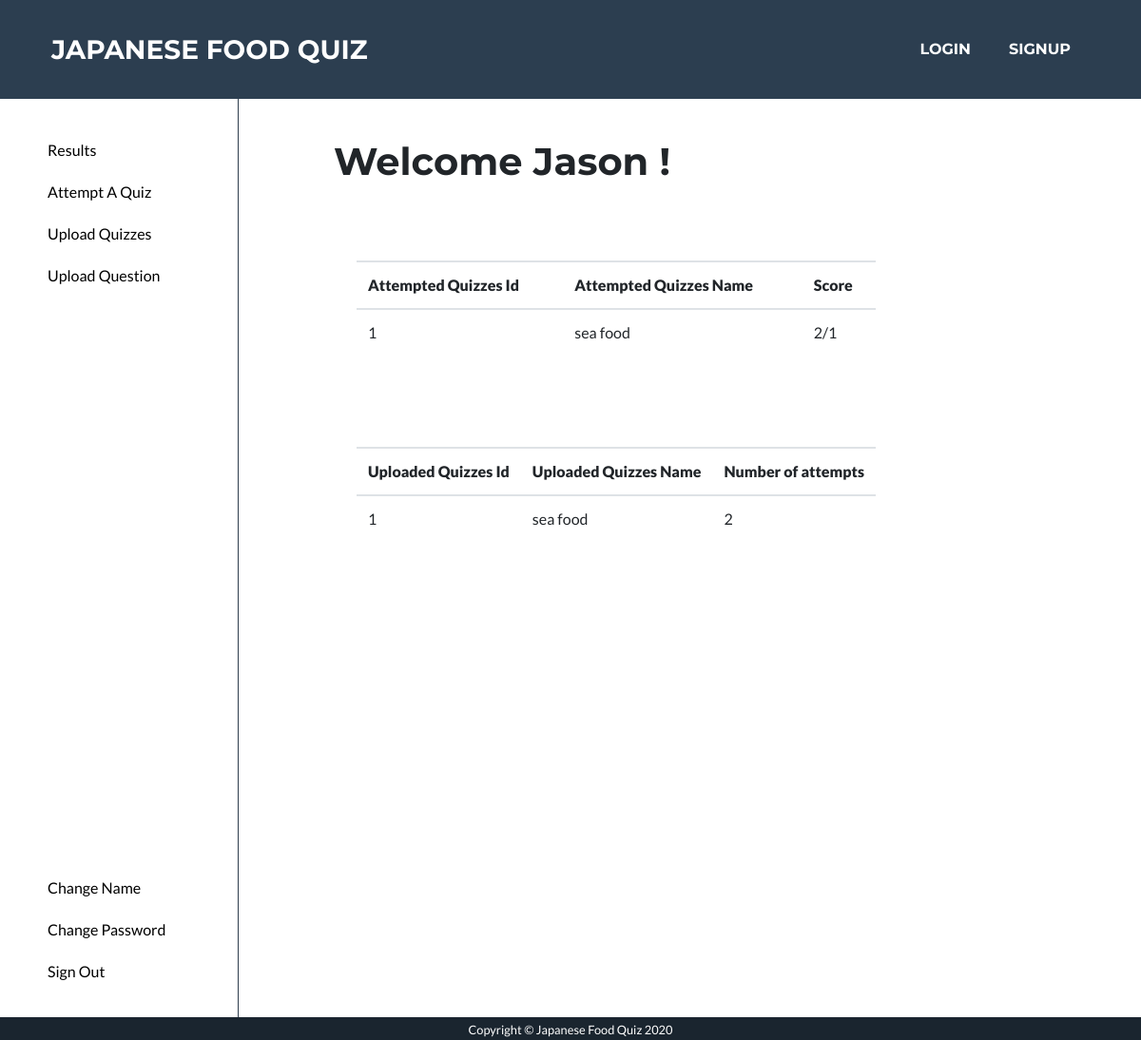
The page /user_page (signed in) on the database as committed earlier.
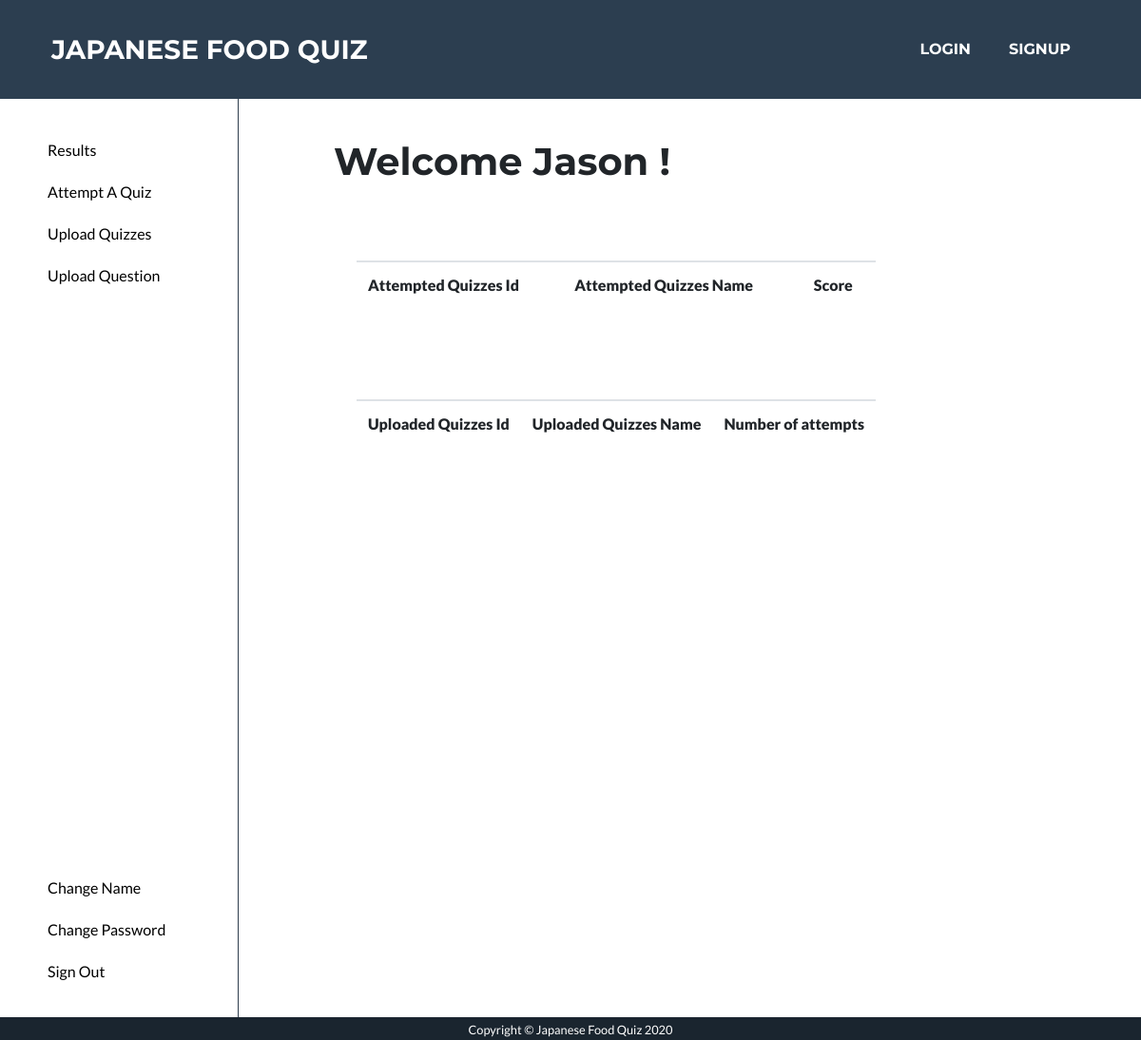
The same page on the database as committed later.
### app/models.py (models this page shows, shortened)
class QuizSet(db.Model):
    __table_args__ = {'extend_existing': True}
    quizSetID = db.Column(db.Integer, primary_key=True)
    name = db.Column(db.String(100))
    description = db.Column(db.String(100))
    picture = db.Column(db.String(100))
    userID = db.Column(db.String)
    status = db.Column(db.String(100))

### app/routes.py (the view)
@app.route('/user_page')
@login_required
def user_page():
    user = current_user
    answers = Answer.query.filter_by(userID=int(user.id)).all()
    show_answers = []
    if answers and len(answers) > 0:
        for answer in answers:
            records= answer.correctNumber.split(",")
            quiz_set = QuizSet.query.filter_by(quizSetID=answer.quizSetID).first()
            if quiz_set:
                score = str(len(records))+"/"+str(answer.totalNumber)
                show = {"quiz_set_id": answer.quizSetID, "name": quiz_set.name, "score": score}
                show_answers.append(show)
    quiz_sets = QuizSet.query.all()
    show_quizs = []
    if quiz_sets and len(quiz_sets) > 0:
        for quiz_set in quiz_sets:
            if quiz_set.userID != user.id:
                continue
            q_answers = Answer.query.filter_by(quizSetID=int(quiz_set.quizSetID)).all()
            otherNumber = 0
            if q_answers is not None:
                otherNumber = len(q_answers)
            show = {"quiz_set_id": quiz_set.quizSetID, "name": quiz_set.name, "otherNumber": otherNumber}
            show_quizs.append(show)
    if user.status == "admin":
        return render_template('user_page.html', username=current_user.name)
    else:
        return render_template('user_page.html', username=current_user.name, show_answers=show_answers, show_quizs=show_quizs)

### app/models.py (called while the page is built)
@login.user_loader
def load_user(id):
    user = User.query.filter_by(id=(int(id))).first()
    return user

### app/templates/user_page.html (shortened to what this page needs)
<!DOCTYPE html>
<html lang="en">
  <head>
    <link href="/static/style.css" rel="stylesheet" />
    <link rel="stylesheet" type="text/css" href="static/default.css" />
    <link rel="stylesheet" type="text/css" href="static/user_page.css" />
    {% extends 'base.html' %} {% block content %}
    <body>
      <div class="main">
        <div class="navbar2">
          <ul class="nav_ul2">
            <li class="nav_list2">
              <a href="/user_page"><button>Results</button> </a>
            </li>
            <li class="nav_list2">
              <a href="/qs"><button>Attempt A Quiz </button></a>
            </li>
            <li class="nav_list2">
              <a href="/upload_question_set"
                ><button>Upload Quizzes</button>
              </a>
            </li>
            <li class="nav_list2">
              <a href="/upload_quiz"
                ><button>Upload Question</button>
              </a>
            </li>
            <li class="nav_list2_bottom">
                <a href="/user_change_name"><button>Change Name</button></a>
            </li>
            <li class="nav_list2">
                <a href="/user_change_password"><button>Change Password</button></a>
            </li>
            <li class="nav_list2">
                <a href="/logout"><button>Sign Out</button></a>
            </li>
          </ul>
        </div>
        <div class="main_part">
          <h1> Welcome {{ username }} !</h1>
          <div class="flexList container" style="margin-bottom: 5rem;">
              <table class="table">
              <tr>
                  <th><strong>Attempted Quizzes Id</strong></th>
                  <th><strong>Attempted Quizzes Name</strong></th>
                  <th><strong>Score</strong></th>
              </tr>
                {%  for answer in show_answers %}
                  <tr>
                          <td>{{ answer.quiz_set_id }}</td>
                          <td>{{ answer.name }}</td>
                          <td>{{ answer.score }}</td>
                  </tr>
               {% endfor %}
          </table>
          <br>
          <br>
          </div>
          <div class="flexList container">
              <table class="table">
              <tr>
                  <th><strong>Uploaded Quizzes Id</strong></th>
                  <th><strong>Uploaded Quizzes Name</strong></th>
                  <th><strong>Number of attempts</strong></th>
              </tr>
                {%  for quiz in show_quizs %}
                  <tr>
                          <td>{{ quiz.quiz_set_id }}</td>
                          <td>{{ quiz.name }}</td>
                          <td>{{ quiz.otherNumber }}</td>
                  </tr>
               {% endfor %}
              </table>
          </div>
        </div>
      </div>
      {% endblock %}

Rows that differ between the two databases and show on the page:
removed QuizSet: quiz_set_id "1", name "sea food", score "2/1", otherNumber "2"
